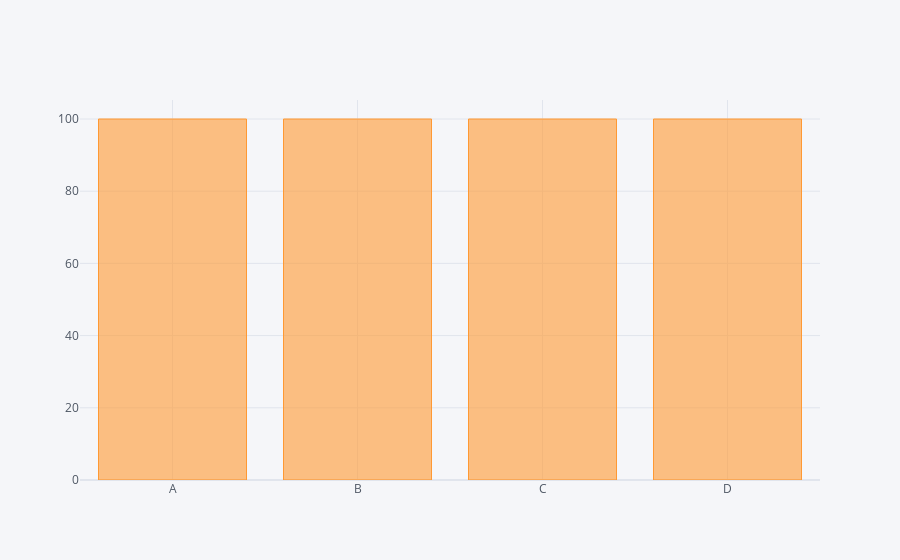

Notebook code cell kept with this figure:
### Code cell
# Practice
df.count().iplot(kind='bar')

### Figure 1 — Plotly figure (JSON) as saved in the notebook; plotly's stock layout.template omitted (floating-point values rounded to 4 significant figures)
{"data": [{"marker": {"color": "rgba(255, 153, 51, 0.6)", "line": {"color": "rgba(255, 153, 51, 1.0)", "width": 1}}, "name": "None", "orientation": "v", "text": "", "type": "bar", "x": ["A", "B", "C", "D"], "y": [100, 100, 100, 100]}], "layout": {"legend": {"bgcolor": "#F5F6F9", "font": {"color": "#4D5663"}}, "paper_bgcolor": "#F5F6F9", "plot_bgcolor": "#F5F6F9", "title": {"font": {"color": "#4D5663"}}, "xaxis": {"gridcolor": "#E1E5ED", "showgrid": true, "tickfont": {"color": "#4D5663"}, "title": {"font": {"color": "#4D5663"}, "text": ""}, "zerolinecolor": "#E1E5ED"}, "yaxis": {"gridcolor": "#E1E5ED", "showgrid": true, "tickfont": {"color": "#4D5663"}, "title": {"font": {"color": "#4D5663"}, "text": ""}, "zerolinecolor": "#E1E5ED"}}}
